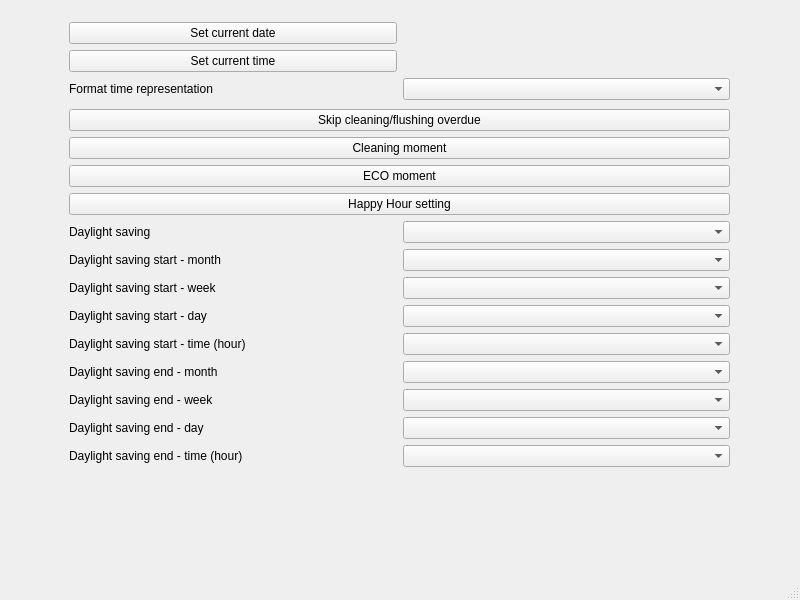
<?xml version="1.0" encoding="UTF-8"?>
<ui version="4.0">
 <class>WBSDTimeWindow</class>
 <widget class="QMainWindow" name="WBSDTimeWindow">
  <property name="geometry">
   <rect>
    <x>0</x>
    <y>0</y>
    <width>800</width>
    <height>600</height>
   </rect>
  </property>
  <property name="windowTitle">
   <string>Time &amp; Event</string>
  </property>
  <widget class="QWidget" name="centralwidget">
   <widget class="QWidget" name="verticalLayoutWidget_2">
    <property name="geometry">
     <rect>
      <x>19</x>
      <y>19</y>
      <width>761</width>
      <height>451</height>
     </rect>
    </property>
    <layout class="QVBoxLayout" name="verticalLayout_2" stretch="1,1">
     <property name="leftMargin">
      <number>50</number>
     </property>
     <property name="rightMargin">
      <number>50</number>
     </property>
     <item>
      <layout class="QGridLayout" name="gridLayout">
       <property name="rightMargin">
        <number>0</number>
       </property>
       <item row="2" column="0">
        <widget class="QLabel" name="label_3">
         <property name="text">
          <string>Format time representation</string>
         </property>
        </widget>
       </item>
       <item row="2" column="1">
        <widget class="QComboBox" name="timeFormat"/>
       </item>
       <item row="0" column="1">
        <widget class="QLabel" name="currentDate">
         <property name="text">
          <string/>
         </property>
        </widget>
       </item>
       <item row="1" column="1">
        <widget class="QLabel" name="currentTime">
         <property name="text">
          <string/>
         </property>
        </widget>
       </item>
       <item row="0" column="0">
        <widget class="QPushButton" name="setDate">
         <property name="text">
          <string>Set current date</string>
         </property>
        </widget>
       </item>
       <item row="1" column="0">
        <widget class="QPushButton" name="setTime">
         <property name="text">
          <string>Set current time</string>
         </property>
        </widget>
       </item>
      </layout>
     </item>
     <item>
      <layout class="QVBoxLayout" name="verticalLayout">
       <property name="leftMargin">
        <number>0</number>
       </property>
       <property name="topMargin">
        <number>0</number>
       </property>
       <property name="rightMargin">
        <number>0</number>
       </property>
       <item>
        <widget class="QPushButton" name="pbtn_skipclean">
         <property name="text">
          <string>Skip cleaning/flushing overdue</string>
         </property>
        </widget>
       </item>
       <item>
        <widget class="QPushButton" name="cleaningButton">
         <property name="sizePolicy">
          <sizepolicy hsizetype="Minimum" vsizetype="Fixed">
           <horstretch>0</horstretch>
           <verstretch>0</verstretch>
          </sizepolicy>
         </property>
         <property name="text">
          <string>Cleaning moment</string>
         </property>
        </widget>
       </item>
       <item>
        <widget class="QPushButton" name="ecoButton">
         <property name="text">
          <string>ECO moment</string>
         </property>
        </widget>
       </item>
       <item>
        <widget class="QPushButton" name="pbtn_hpyhour">
         <property name="text">
          <string>Happy Hour setting</string>
         </property>
        </widget>
       </item>
       <item>
        <layout class="QGridLayout" name="gridLayout_2">
         <item row="0" column="1">
          <widget class="QComboBox" name="dtsEnable"/>
         </item>
         <item row="8" column="0">
          <widget class="QLabel" name="dtsEndTimeLbl">
           <property name="text">
            <string>Daylight saving end - time (hour)</string>
           </property>
          </widget>
         </item>
         <item row="0" column="0">
          <widget class="QLabel" name="label_4">
           <property name="text">
            <string>Daylight saving</string>
           </property>
          </widget>
         </item>
         <item row="4" column="1">
          <widget class="QComboBox" name="dtsStartTime"/>
         </item>
         <item row="6" column="0">
          <widget class="QLabel" name="dtsEndWeekLbl">
           <property name="text">
            <string>Daylight saving end - week</string>
           </property>
          </widget>
         </item>
         <item row="7" column="0">
          <widget class="QLabel" name="dtsEndDayLbl">
           <property name="text">
            <string>Daylight saving end - day</string>
           </property>
          </widget>
         </item>
         <item row="6" column="1">
          <widget class="QComboBox" name="dtsEndWeek"/>
         </item>
         <item row="5" column="0">
          <widget class="QLabel" name="dtsEndMonthLbl">
           <property name="text">
            <string>Daylight saving end - month</string>
           </property>
          </widget>
         </item>
         <item row="3" column="0">
          <widget class="QLabel" name="dtsStartDayLbl">
           <property name="text">
            <string>Daylight saving start - day</string>
           </property>
          </widget>
         </item>
         <item row="2" column="0">
          <widget class="QLabel" name="dtsStartWeekLbl">
           <property name="text">
            <string>Daylight saving start - week</string>
           </property>
          </widget>
         </item>
         <item row="1" column="0">
          <widget class="QLabel" name="dtsStartMonthLbl">
           <property name="text">
            <string>Daylight saving start - month</string>
           </property>
          </widget>
         </item>
         <item row="5" column="1">
          <widget class="QComboBox" name="dtsEndMonth"/>
         </item>
         <item row="2" column="1">
          <widget class="QComboBox" name="dtsStartWeek"/>
         </item>
         <item row="4" column="0">
          <widget class="QLabel" name="dtsStartTimeLbl">
           <property name="text">
            <string>Daylight saving start - time (hour)</string>
           </property>
          </widget>
         </item>
         <item row="3" column="1">
          <widget class="QComboBox" name="dtsStartDay"/>
         </item>
         <item row="7" column="1">
          <widget class="QComboBox" name="dtsEndDay"/>
         </item>
         <item row="8" column="1">
          <widget class="QComboBox" name="dtsEndTime"/>
         </item>
         <item row="1" column="1">
          <widget class="QComboBox" name="dtsStartMonth"/>
         </item>
        </layout>
       </item>
      </layout>
     </item>
    </layout>
   </widget>
  </widget>
  <widget class="QStatusBar" name="statusbar"/>
  <widget class="QMenuBar" name="menubar">
   <property name="geometry">
    <rect>
     <x>0</x>
     <y>0</y>
     <width>800</width>
     <height>21</height>
    </rect>
   </property>
  </widget>
 </widget>
 <tabstops>
  <tabstop>setDate</tabstop>
  <tabstop>setTime</tabstop>
  <tabstop>timeFormat</tabstop>
  <tabstop>ecoButton</tabstop>
  <tabstop>dtsEnable</tabstop>
  <tabstop>dtsStartMonth</tabstop>
  <tabstop>dtsStartWeek</tabstop>
  <tabstop>dtsStartDay</tabstop>
  <tabstop>dtsStartTime</tabstop>
  <tabstop>dtsEndMonth</tabstop>
  <tabstop>dtsEndWeek</tabstop>
  <tabstop>dtsEndDay</tabstop>
  <tabstop>dtsEndTime</tabstop>
 </tabstops>
 <resources/>
 <connections/>
</ui>
